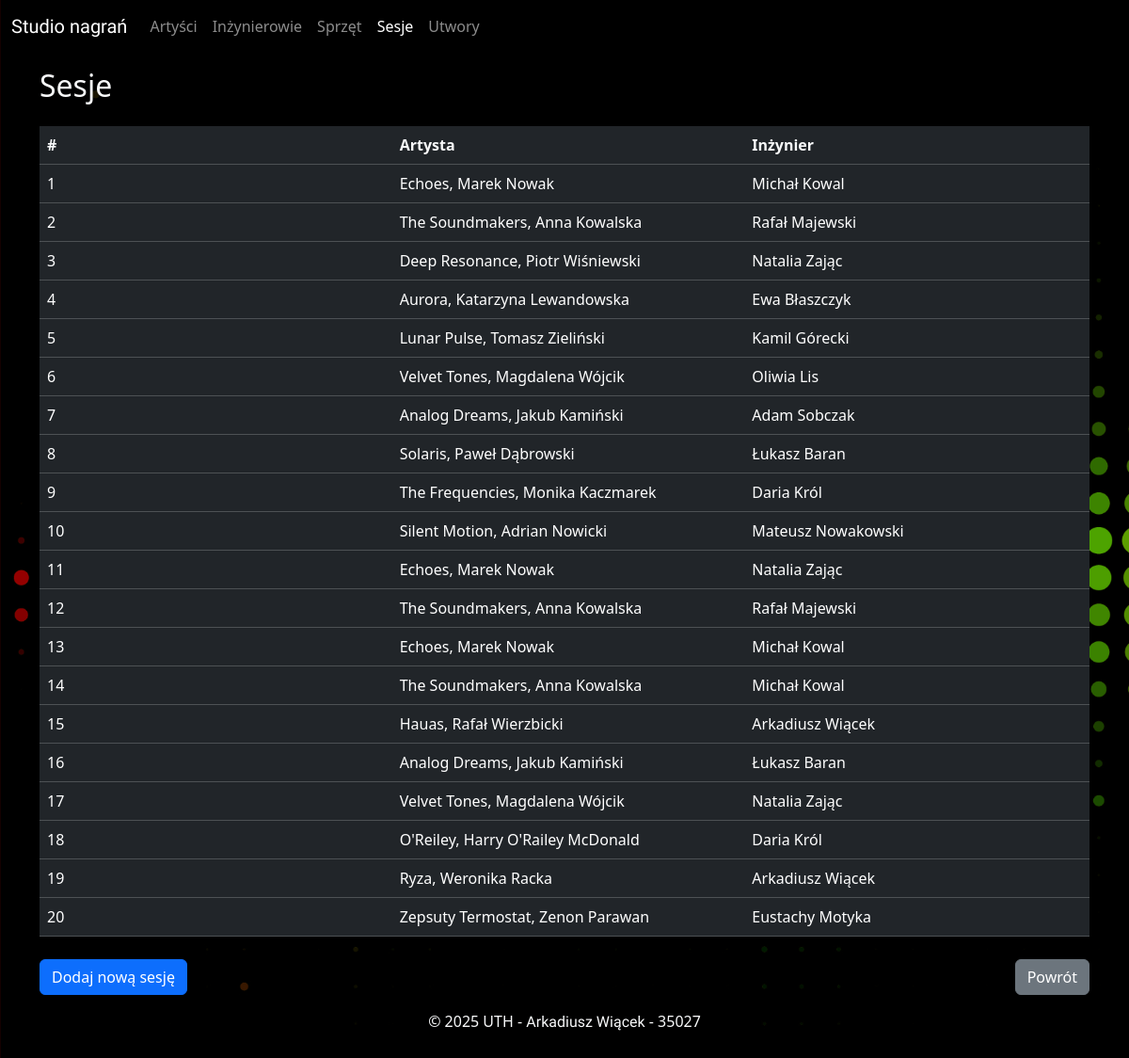
The app's page /sesje/, older data.
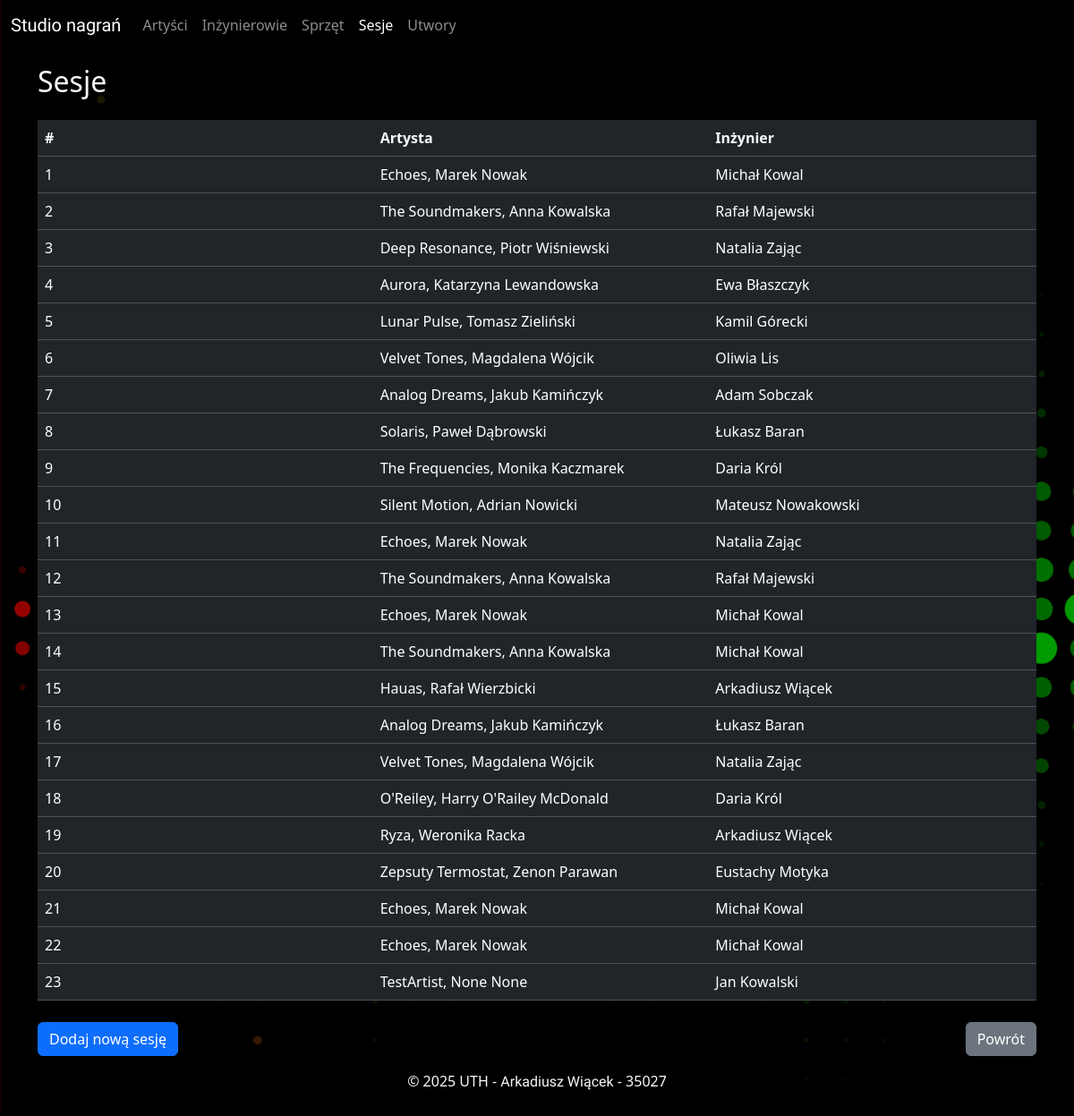
The same page, newer data.
### app/models.py (models this page shows)
class Sesje(base):
    __tablename__ = "sesje"
    IdSesji = Column(Integer, primary_key=True)
    IdArtysty = Column(Integer, ForeignKey("artysci.IdArtysty", ondelete="CASCADE"))
    IdInzyniera = Column(
        Integer, ForeignKey("inzynierowie.IdInzyniera", ondelete="CASCADE")
    )
    TerminStart = Column(String)
    TerminStop = Column(String)
    artysci = relationship("Artysci", back_populates="sesje")
    inzynierowie = relationship("Inzynierowie", back_populates="sesje")
    utwory = relationship("Utwory", back_populates="sesje")
    sprzety_sesje = relationship("SprzetySesje", back_populates="sesje")

class Artysci(base):
    __tablename__ = "artysci"
    IdArtysty = Column(Integer, primary_key=True)
    Nazwa = Column(String)
    Imie = Column(String)
    Nazwisko = Column(String)
    sesje = relationship(
        "Sesje", back_populates="artysci", cascade="all, delete-orphan"
    )
    utwory = relationship(
        "Utwory", back_populates="artysci", cascade="all, delete-orphan"
    )

class Inzynierowie(base):
    __tablename__ = "inzynierowie"
    IdInzyniera = Column(Integer, primary_key=True)
    Imie = Column(String)
    Nazwisko = Column(String)
    sesje = relationship(
        "Sesje", back_populates="inzynierowie", cascade="all, delete-orphan"
    )

### app/views/sesje.py (the view)
@sesje_bp.route("/")
def sesje_view():
    sortby = request.args.get("sort", "IdSesji")
    order = request.args.get("order", "asc")
    sesje = get_sessions_sorted(sortby=sortby, order=order)
    return render_template("sesje.html", sesje=sesje, sortby=sortby, order=order)

### app/services.py (called while the page is built)
@contextmanager
def get_db_session():
    session = database.session()
    try:
        yield session
        session.commit()
    except Exception:
        session.rollback()
        raise
    finally:
        session.close()

### app/templates/sesje.html (shortened to what this page needs)
{% extends "base.html" %}
{% block content %}
    <div class="container">
        <div class="row py-1 py-sm-3">
            <div class="col text-light">
                <h2>
                    Sesje
                </h2>
            </div>
        </div>
        <div class="row">
            <div class="col">
                <table class="table table-hover table-dark">
                    <thead>
                        <tr class="d-sm-table-row">
                            <th>
                                <div class="row">
                                    <div class="col-auto col-sm-4">
                                        <a href="?sort=IdSesji&order={% if sort_by == 'IdSesji' and order == 'asc' %}desc{% else %}asc{% endif %}" class="text-light text-decoration-none">
                                            # {% if sort_by == 'IdSesji' %}{% if order == 'asc' %}▲{% else %}▼{% endif %}{% endif %}
                                        </a>
                                    </div>
                                    <div class="col-auto col-sm-4">
                                        <a href="?sort=NazwaArtysty&order={% if sort_by == 'NazwaArtysty' and order == 'asc' %}desc{% else %}asc{% endif %}" class="text-light text-decoration-none">
                                            Artysta {% if sort_by == 'NazwaArtysty' %}{% if order == 'asc' %}▲{% else %}▼{% endif %}{% endif %}
                                        </a>
                                    </div>
                                    <div class="col-auto col-sm-4">
                                        <a href="?sort=NazwiskoInzyniera&order={% if sort_by == 'NazwiskoInzyniera' and order == 'asc' %}desc{% else %}asc{% endif %}" class="text-light text-decoration-none">
                                            Inżynier {% if sort_by == 'NazwiskoInzyniera' %}{% if order == 'asc' %}▲{% else %}▼{% endif %}{% endif %}
                                        </a>
                                    </div>
                                </div>
                            </th>
                        </tr>
                    </thead>
                    {% for sesja in sesje %}
                        <tr data-bs-toggle="modal"
                            data-bs-target="#sessionModal"
                            data-session-id="{{ sesja.IdSesji }}">
                            <td>
                                <div class="row">
                                    <div class="col-12 col-sm-4">
                                        <span class="d-inline d-sm-none"># </span>{{ sesja.IdSesji }}
                                    </div>
                                    <div class="col-12 col-sm-4">
                                        <span class="d-inline d-sm-none">Artysta: </span>{{ sesja.artysci.Nazwa }}, {{ sesja.artysci.Imie }} {{ sesja.artysci.Nazwisko }}
                                    </div>
                                    <div class="col-12 col-sm-4">
                                        <span class="d-inline d-sm-none">Inżynier: </span>{{ sesja.inzynierowie.Imie }} {{ sesja.inzynierowie.Nazwisko }}
                                    </div>
                                </div>
                            </td>
                        </tr>
                    {% endfor %}
                </table>
            </div>
        </div>
        <div class="row">
            <div class="col-12 col-sm pt-2">
                <a href="{{ url_for("sesje.dodaj_sesje_view") }}"
                   class="btn btn-primary btn-block">Dodaj nową sesję</a>
            </div>
            <div class="col-12 col-sm pt-2 d-flex justify-content-sm-end">
                <a href="{{ url_for("index") }}" class="btn btn-secondary btn-block">Powrót</a>
            </div>
        </div>
    </div>
{% endblock content %}

Row changes from the older to the newer data that the page shows:
changed through a linked row, Sesje "Adam": artysci.Nazwisko "Kamiński" → "Kamińczyk"
changed through a linked row, Sesje id 16: artysci.Nazwisko "Kamiński" → "Kamińczyk"
added Sesje: IdSesji "21", artysci.Nazwa "Echoes", artysci.Imie "Marek", artysci.Nazwisko "Nowak", inzynierowie.Imie "Michał", inzynierowie.Nazwisko "Kowal"
added Sesje: IdSesji "22", artysci.Nazwa "Echoes", artysci.Imie "Marek", artysci.Nazwisko "Nowak", inzynierowie.Imie "Michał", inzynierowie.Nazwisko "Kowal"
added Sesje: IdSesji "23", artysci.Nazwa "TestArtist", artysci.Imie "None", artysci.Nazwisko "None", inzynierowie.Imie "Jan", inzynierowie.Nazwisko "Kowalski"
